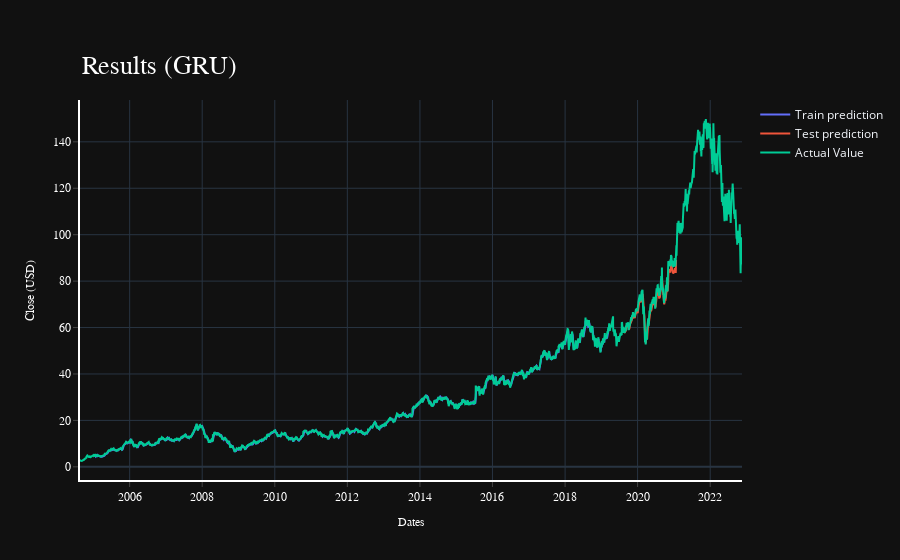

The code cell stored with this chart in its notebook:
### Code cell
import plotly.express as px
import plotly.graph_objects as go

fig = go.Figure()
fig.add_trace(go.Scatter(go.Scatter(x=result['date'], y=result[0],
                    mode='lines',
                    name='Train prediction')))
fig.add_trace(go.Scatter(x=result['date'], y=result[1],
                    mode='lines',
                    name='Test prediction'))
fig.add_trace(go.Scatter(go.Scatter(x=result['date'], y=result[2],
                    mode='lines',
                    name='Actual Value')))
fig.update_layout(
    xaxis=dict(
        title_text='Dates',
        titlefont=dict(
            family='Rockwell',
            size=12,
            color='white',
        ),
        showline=True,
        showgrid=True,
        showticklabels=True,
        linecolor='white',
        linewidth=2,
        ticks='outside',
        tickfont=dict(
            family='Rockwell',
            size=12,
            color='white',
        ),
    ),
    yaxis=dict(
        title_text='Close (USD)',
        titlefont=dict(
            family='Rockwell',
            size=12,
            color='white',
        ),
        showline=True,
        showgrid=True,
        showticklabels=True,
        linecolor='white',
        linewidth=2,
        ticks='outside',
        tickfont=dict(
            family='Rockwell',
            size=12,
            color='white',
        ),
    ),
    showlegend=True,
    template = 'plotly_dark'

)

annotations = []
annotations.append(dict(xref='paper', yref='paper', x=0.0, y=1.05,
                              xanchor='left', yanchor='bottom',
                              text='Results (GRU)',
                              font=dict(family='Rockwell',
                                        size=26,
                                        color='white'),
                              showarrow=False))
fig.update_layout(annotations=annotations)

fig.show()

### Figure 1 — Plotly figure (JSON) as saved in the notebook; plotly's stock layout.template omitted (floating-point values rounded to 4 significant figures; data arrays with more than 128 entries replaced by an {"elided": "..."} marker saying what was removed)
{"data": [{"mode": "lines", "name": "Train prediction", "type": "scatter", "x": {"elided": "4596 str values"}, "y": {"elided": "4596 float values"}}, {"mode": "lines", "name": "Test prediction", "type": "scatter", "x": {"elided": "4596 str values"}, "y": {"elided": "4596 float values"}}, {"mode": "lines", "name": "Actual Value", "type": "scatter", "x": {"elided": "4596 str values"}, "y": {"elided": "4596 float values"}}], "layout": {"annotations": [{"font": {"color": "white", "family": "Rockwell", "size": 26}, "showarrow": false, "text": "Results (GRU)", "x": 0, "xanchor": "left", "xref": "paper", "y": 1.05, "yanchor": "bottom", "yref": "paper"}], "showlegend": true, "xaxis": {"linecolor": "white", "linewidth": 2, "showgrid": true, "showline": true, "showticklabels": true, "tickfont": {"color": "white", "family": "Rockwell", "size": 12}, "ticks": "outside", "title": {"font": {"color": "white", "family": "Rockwell", "size": 12}, "text": "Dates"}}, "yaxis": {"linecolor": "white", "linewidth": 2, "showgrid": true, "showline": true, "showticklabels": true, "tickfont": {"color": "white", "family": "Rockwell", "size": 12}, "ticks": "outside", "title": {"font": {"color": "white", "family": "Rockwell", "size": 12}, "text": "Close (USD)"}}}}
